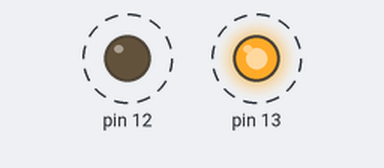
Simulated run of this sketch. Board: Arduino Uno, built with avr-gcc and run on an emulated ATmega328P. Shown: output pins drawn as LEDs (lit = HIGH). Dashed ring = blinking.

Above: at 0.2 s.
Timing chart, 0 to 3.0 s (numbered marks = the images above):
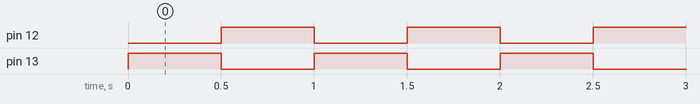

The sketch:

Multi_Blink.ino
```cpp
void setup() {
  pinMode(13, OUTPUT);
  pinMode(12, OUTPUT);

}

void loop() {
  digitalWrite(13, HIGH);
  digitalWrite(12, LOW);
  delay(500);
  digitalWrite(13, LOW);
  digitalWrite(12, HIGH);
  delay(500);

}
```

Measured:
- by itself, pin 12, pin 13: alternates HIGH for 0.50 s and LOW for 0.50 s
